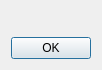
<ui version="4.0" >
 <class>about</class>
 <widget class="QDialog" name="about" >
  <property name="geometry" >
   <rect>
    <x>0</x>
    <y>0</y>
    <width>63</width>
    <height>70</height>
   </rect>
  </property>
  <property name="maximumSize" >
   <size>
    <width>400</width>
    <height>16777215</height>
   </size>
  </property>
  <property name="windowTitle" >
   <string>Dialog</string>
  </property>
  <layout class="QVBoxLayout" name="verticalLayout" >
   <item>
    <layout class="QHBoxLayout" name="horizontalLayout" >
     <item>
      <layout class="QVBoxLayout" name="verticalLayout_2" >
       <item>
        <widget class="QLabel" name="image" >
         <property name="maximumSize" >
          <size>
           <width>64</width>
           <height>64</height>
          </size>
         </property>
         <property name="text" >
          <string/>
         </property>
        </widget>
       </item>
       <item>
        <spacer name="verticalSpacer" >
         <property name="orientation" >
          <enum>Qt::Vertical</enum>
         </property>
         <property name="sizeHint" stdset="0" >
          <size>
           <width>20</width>
           <height>40</height>
          </size>
         </property>
        </spacer>
       </item>
      </layout>
     </item>
     <item>
      <widget class="QLabel" name="label" >
       <property name="text" >
        <string/>
       </property>
      </widget>
     </item>
    </layout>
   </item>
   <item>
    <widget class="QDialogButtonBox" name="buttonBox" >
     <property name="orientation" >
      <enum>Qt::Horizontal</enum>
     </property>
     <property name="standardButtons" >
      <set>QDialogButtonBox::Ok</set>
     </property>
     <property name="centerButtons" >
      <bool>true</bool>
     </property>
    </widget>
   </item>
  </layout>
 </widget>
 <resources>
  <include location="icon.qrc" />
 </resources>
 <connections>
  <connection>
   <sender>buttonBox</sender>
   <signal>accepted()</signal>
   <receiver>about</receiver>
   <slot>close()</slot>
   <hints>
    <hint type="sourcelabel" >
     <x>102</x>
     <y>225</y>
    </hint>
    <hint type="destinationlabel" >
     <x>114</x>
     <y>245</y>
    </hint>
   </hints>
  </connection>
 </connections>
</ui>
